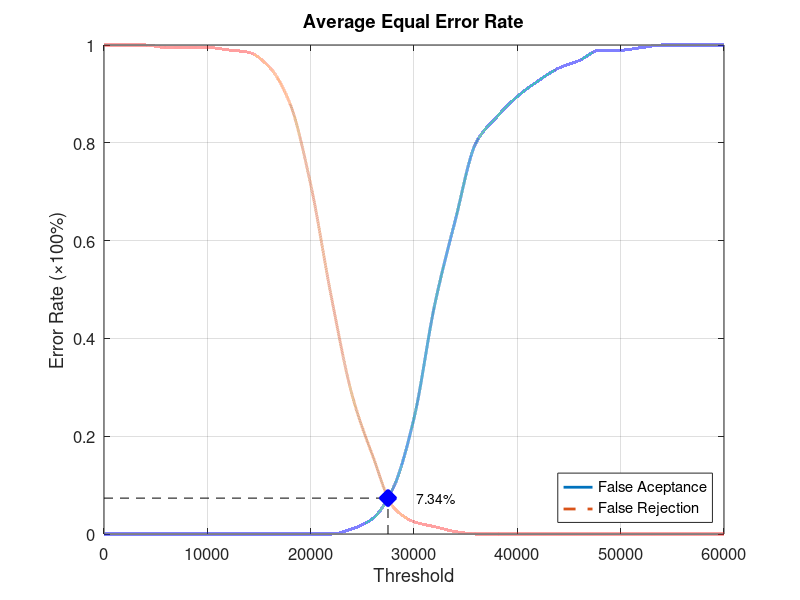
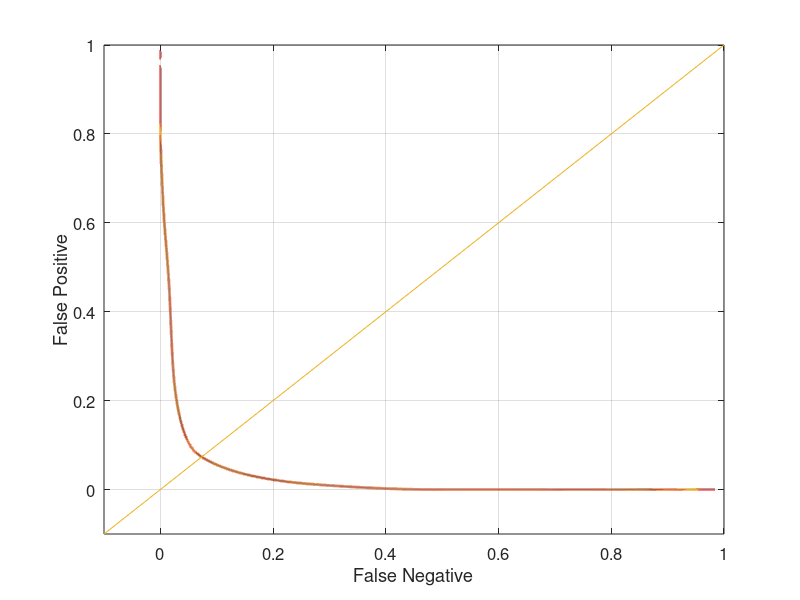

Write MATLAB code to recreate these figures, in order.
function yEER = Database2_3
close all;
clear;
clc;
x = 0:2000:60000;
xq = 0:0.5:60000;

y0 = [0 0 0 0 0 0 0 0 0 0 0 0 0.0105263 0.0315789 0.0947368 0.236842 0.468421 0.642105 0.8 0.852632 0.894737 0.926316 0.952632 0.968421 0.989474 0.989474 0.994737 1 1 1 1];
yy0 = interp1(x, y0, xq, 'pchip');
y1 = [1 1 1 0.995 0.995 0.995 0.99 0.985 0.955 0.88 0.715 0.485 0.285 0.16 0.055 0.025 0.015 0.005 0 0 0 0 0 0 0 0 0 0 0 0 0];
yy1 = interp1(x, y1, xq, 'pchip');

% Calculating EER: 
y2 = abs(y0 - y1);
find(y2 == min(y2))
yy2 = abs(yy0 - yy1);
xEER = find(yy2 == min(yy2));
xEERIndex = xq(xEER) % X-axis EER
yEER = yy0(xEER) % Y-axis EER

main = figure
plot(xq, yy0,'-','LineWidth', 2);	hold on
plot(xq, yy1,'--','LineWidth', 2);	hold on
plot([xEERIndex xEERIndex], [0 yEER], 'k--');	hold on
plot([0 xEERIndex], [yEER yEER], 'k--');	hold on
plot(xEERIndex, yEER, 'bx', 'LineWidth', 10);	hold on
text(xEERIndex + 10 * xEERIndex / 100, yEER, [num2str(round((10000 * yEER)) / 100) '%'])
legend('False Aceptance', 'False Rejection', 'Location', 'SouthEast')
xlabel('Threshold')
ylabel('Error Rate (\times100%)')
title('Average Equal Error Rate')
set(gca, 'FontSize', 12)
axis([0 60000 0 1])
grid on

print(main, 'Database2_3Main', '-dpng');
FNRxFPR = figure('Color', [1 1 1]);
plot(yy1, yy0, '-', yy1, yy0, 'LineWidth', 2);
hold on
y = -0.1:0.1:1
plot(y, y); 
set(gca, 'FontSize', 12)
xlabel('False Negative')
ylabel('False Positive')
axis([-0.1 1 -0.1 1])
set(gca, 'FontSize', 12)
grid on

print(FNRxFPR, 'Database2_3FNRxFPR','-dpng');
end
